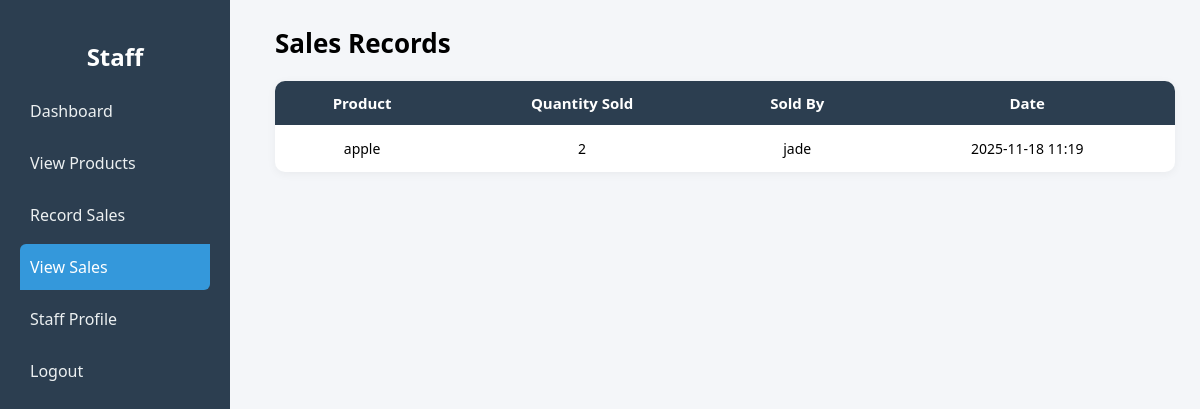
The page /view_sales/ (signed in) on the database its author committed.
### Inventory_management/models.py (models this page shows, shortened)
class SalesRecord(models.Model):
    product = models.ForeignKey(Product, on_delete=models.CASCADE)
    quantity = models.PositiveIntegerField()
    staff = models.ForeignKey(User, on_delete=models.SET_NULL, null=True)
    customer_name = models.CharField(max_length=150, null=True, blank=True)
    date = models.DateTimeField(auto_now_add=True)

class Product(models.Model):
    name = models.CharField(max_length=100)
    category = models.CharField(max_length=100)
    price = models.DecimalField(max_digits=10, decimal_places=2)
    quantity = models.PositiveIntegerField()

### Inventory_management/views.py (the view)
# urls.py: path('view_sales/',views.view_sales,name = 'view_sales'),
def view_sales(request):
    user = request.user
    sales = SalesRecord.objects.filter(staff=user).order_by("-date")
    return render(request, "staff/view_sales.html", {"sales": sales})

### Inventory_management/templates/staff/view_sales.html (shortened to what this page needs)
{% load static %}
<!DOCTYPE html>
<html lang="en">
<head>
    <link rel="stylesheet" href="{% static 'css/staff/view_sales.css' %}">
</head>
<body>
<div class="sidebar">
    <h2>Staff</h2>
    <a href="{% url 'staff_dashboard' %}" >Dashboard</a>
    <a href="{% url 'products' %}">View Products</a>
    <a href="{% url 'record_sales' %}">Record Sales</a>
    <a href="{% url 'view_sales' %}" class="active">View Sales</a>
    <a href="{% url 'staff_profile' %}">Staff Profile</a>
    <a href="{% url 'signin' %}" >Logout</a>
</div>
<div class="main-content">
    <header>
        <h1>Sales Records</h1>
    </header>
    <div class="table-wrap">
        <table class="sales-table">
            <thead>
                <tr>
                    <th>Product</th>
                    <th>Quantity Sold</th>
                    <th>Sold By</th>
                    <th>Date</th>
                </tr>
            </thead>
            <tbody>
                {% for sale in sales %}
                <tr>
                    <td>{{ sale.product.name }}</td>
                    <td>{{ sale.quantity }}</td>
                    <td>{{ sale.staff.username }}</td>
                    <td>{{ sale.date|date:"Y-m-d H:i" }}</td>
                </tr>
                {% empty %}
                <tr>
                    <td colspan="4">No sales recorded yet.</td>
                </tr>
                {% endfor %}
            </tbody>
        </table>
    </div>
</div>
</body>
</html>

### Inventory_management/static/css/staff/view_sales.css (style rules this page uses)
:root { --sidebar-bg: #2c3e50; --accent: #3498db; --accent-dark: #2471a3; --muted: #f4f6f9; --danger: #e74c3c; --card-bg: #ffffff; }
* { box-sizing: border-box; }
body { margin: 0; font-family: "Segoe UI", Roboto, Arial, sans-serif; background: var(--muted); }
.sidebar { width: 230px; height: 100vh; background: var(--sidebar-bg); color: white; position: fixed; padding: 20px; left: 0; top: 0; }
.sidebar h2 { text-align: center; margin-bottom: 15px; }
.sidebar a { display: block; padding: 12px 10px; color: #ecf0f1; text-decoration: none; border-radius: 6px 0; margin-bottom: 6px; }
.sidebar a:hover, .sidebar a.active { background: var(--accent); color: white; }
.main-content { margin-left: 250px; padding: 25px; }
header h1 { margin: 0; font-size: 26px; margin-bottom: 15px; }
.table-wrap { margin-top: 20px; }
.sales-table { width: 100%; border-collapse: collapse; background: var(--card-bg); border-radius: 10px; overflow: hidden; box-shadow: 0 2px 10px rgba(0,0,0,0.05); }
.sales-table th { background: var(--sidebar-bg); color: white; padding: 12px; font-size: 15px; }
.sales-table td { padding: 14px; text-align: center; border-bottom: 1px solid #ececec; font-size: 14px; }
.sales-table tr:last-child td { border-bottom: none; }

### rows shown on the page
SalesRecord: product.name "apple", quantity "2", staff.username "jade", date "2025-11-18 11:19"
